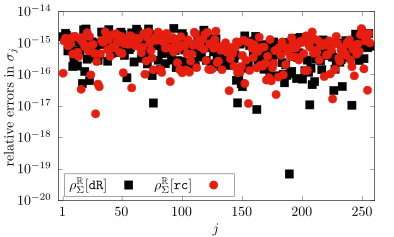

Write gnuplot code to recreate this figure.
# max 140 (W) x 195 (H) mm
set term cairolatex pdf standalone header "\\usepackage{amsmath,amsfonts}" color font ", 10" size 10cm,6cm
set output "dx.tex"

set key bottom left horizontal spacing 1 box width 3 height 1
set logscale y 10

set xrange [-3:260]
set xlabel "$j$"
set xtics ("1" 1, "50" 50, "100" 100, "150" 150, "200" 200, "250" 250)
set yrange [1e-20:1.0001e-14]
set ylabel "relative errors in $\\sigma_j$"
set ytics ("$10^{-20}$" 1e-20, "$10^{-19}$" 1e-19, "$10^{-18}$" 1e-18, "$10^{-17}$" 1e-17, "$10^{-16}$" 1e-16, "$10^{-15}$" 1e-15, "$10^{-14}$" 1e-14)

set datafile columnheaders
plot "dx-0.csv" using 1:2 with points title "$\\rho_{\\Sigma}^{\\mathbb{R}}[\\mathtt{dR}]$" pointtype 5 linetype -1, \
     "dx-2.csv" using 1:2 with points title "$\\rho_{\\Sigma}^{\\mathbb{R}}[\\mathtt{rc}]$" pointtype 7 linetype 7
